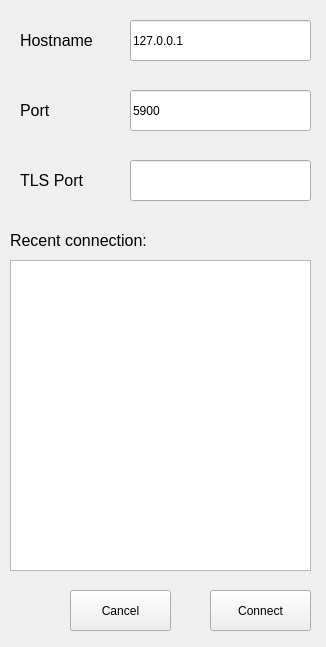
<?xml version="1.0" encoding="UTF-8"?>
<ui version="4.0">
 <class>Widget</class>
 <widget class="QWidget" name="Widget">
  <property name="geometry">
   <rect>
    <x>0</x>
    <y>0</y>
    <width>326</width>
    <height>647</height>
   </rect>
  </property>
  <property name="windowTitle">
   <string>Widget</string>
  </property>
  <widget class="QLineEdit" name="ipedit">
   <property name="geometry">
    <rect>
     <x>130</x>
     <y>20</y>
     <width>181</width>
     <height>41</height>
    </rect>
   </property>
   <property name="text">
    <string>127.0.0.1</string>
   </property>
  </widget>
  <widget class="QLabel" name="iplabel">
   <property name="geometry">
    <rect>
     <x>20</x>
     <y>20</y>
     <width>101</width>
     <height>41</height>
    </rect>
   </property>
   <property name="text">
    <string>&lt;html&gt;&lt;head/&gt;&lt;body&gt;&lt;p&gt;&lt;span style=&quot; font-size:12pt;&quot;&gt;Hostname&lt;/span&gt;&lt;/p&gt;&lt;/body&gt;&lt;/html&gt;</string>
   </property>
  </widget>
  <widget class="QLabel" name="portlabel">
   <property name="geometry">
    <rect>
     <x>20</x>
     <y>90</y>
     <width>101</width>
     <height>41</height>
    </rect>
   </property>
   <property name="text">
    <string>&lt;html&gt;&lt;head/&gt;&lt;body&gt;&lt;p&gt;&lt;span style=&quot; font-size:12pt;&quot;&gt;Port&lt;/span&gt;&lt;/p&gt;&lt;/body&gt;&lt;/html&gt;</string>
   </property>
  </widget>
  <widget class="QLineEdit" name="portedit">
   <property name="geometry">
    <rect>
     <x>130</x>
     <y>90</y>
     <width>181</width>
     <height>41</height>
    </rect>
   </property>
   <property name="text">
    <string>5900</string>
   </property>
  </widget>
  <widget class="QPushButton" name="cancelbtn">
   <property name="geometry">
    <rect>
     <x>70</x>
     <y>590</y>
     <width>101</width>
     <height>41</height>
    </rect>
   </property>
   <property name="text">
    <string>Cancel</string>
   </property>
  </widget>
  <widget class="QPushButton" name="connbtn">
   <property name="geometry">
    <rect>
     <x>210</x>
     <y>590</y>
     <width>101</width>
     <height>41</height>
    </rect>
   </property>
   <property name="text">
    <string>Connect</string>
   </property>
  </widget>
  <widget class="QLineEdit" name="tlsportedit">
   <property name="geometry">
    <rect>
     <x>130</x>
     <y>160</y>
     <width>181</width>
     <height>41</height>
    </rect>
   </property>
  </widget>
  <widget class="QLabel" name="tlsportlabel">
   <property name="geometry">
    <rect>
     <x>20</x>
     <y>160</y>
     <width>101</width>
     <height>41</height>
    </rect>
   </property>
   <property name="text">
    <string>&lt;html&gt;&lt;head/&gt;&lt;body&gt;&lt;p&gt;&lt;span style=&quot; font-size:12pt;&quot;&gt;TLS Port&lt;/span&gt;&lt;/p&gt;&lt;/body&gt;&lt;/html&gt;</string>
   </property>
  </widget>
  <widget class="QLabel" name="reconlabel">
   <property name="geometry">
    <rect>
     <x>10</x>
     <y>220</y>
     <width>171</width>
     <height>41</height>
    </rect>
   </property>
   <property name="text">
    <string>&lt;html&gt;&lt;head/&gt;&lt;body&gt;&lt;p&gt;&lt;span style=&quot; font-size:12pt;&quot;&gt;Recent connection:&lt;/span&gt;&lt;/p&gt;&lt;/body&gt;&lt;/html&gt;</string>
   </property>
  </widget>
  <widget class="QTextBrowser" name="recontext">
   <property name="geometry">
    <rect>
     <x>10</x>
     <y>260</y>
     <width>301</width>
     <height>311</height>
    </rect>
   </property>
  </widget>
 </widget>
 <layoutdefault spacing="6" margin="11"/>
 <resources/>
 <connections/>
</ui>
